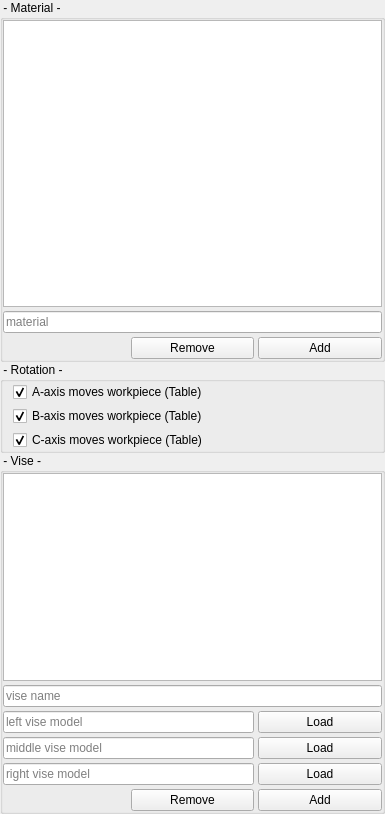
<?xml version="1.0" encoding="UTF-8"?>
<ui version="4.0">
 <class>MiscPage</class>
 <widget class="QWidget" name="MiscPage">
  <property name="geometry">
   <rect>
    <x>0</x>
    <y>0</y>
    <width>385</width>
    <height>814</height>
   </rect>
  </property>
  <layout class="QGridLayout" name="gridLayout" rowstretch="0,0,0,0,0,0,0" columnstretch="0,0">
   <property name="leftMargin">
    <number>0</number>
   </property>
   <property name="topMargin">
    <number>0</number>
   </property>
   <property name="rightMargin">
    <number>0</number>
   </property>
   <property name="bottomMargin">
    <number>0</number>
   </property>
   <property name="horizontalSpacing">
    <number>2</number>
   </property>
   <property name="verticalSpacing">
    <number>0</number>
   </property>
   <item row="6" column="0" colspan="2">
    <widget class="QGroupBox" name="gVise">
     <property name="title">
      <string> - Vise - </string>
     </property>
     <layout class="QGridLayout" name="gridLayout_2">
      <property name="leftMargin">
       <number>0</number>
      </property>
      <property name="topMargin">
       <number>0</number>
      </property>
      <property name="rightMargin">
       <number>0</number>
      </property>
      <property name="bottomMargin">
       <number>0</number>
      </property>
      <property name="spacing">
       <number>4</number>
      </property>
      <item row="4" column="0" colspan="2">
       <widget class="QLineEdit" name="rightVise">
        <property name="placeholderText">
         <string>right vise model</string>
        </property>
       </widget>
      </item>
      <item row="2" column="2">
       <widget class="QPushButton" name="pbLeftOpen">
        <property name="text">
         <string>Load</string>
        </property>
       </widget>
      </item>
      <item row="1" column="0" colspan="3">
       <widget class="QLineEdit" name="viseName">
        <property name="placeholderText">
         <string>vise name</string>
        </property>
       </widget>
      </item>
      <item row="5" column="1">
       <widget class="QPushButton" name="pbRemoveVise">
        <property name="text">
         <string>Remove</string>
        </property>
       </widget>
      </item>
      <item row="5" column="2">
       <widget class="QPushButton" name="pbAddVise">
        <property name="text">
         <string>Add</string>
        </property>
       </widget>
      </item>
      <item row="2" column="0" colspan="2">
       <widget class="QLineEdit" name="leftVise">
        <property name="readOnly">
         <bool>true</bool>
        </property>
        <property name="placeholderText">
         <string>left vise model</string>
        </property>
       </widget>
      </item>
      <item row="4" column="2">
       <widget class="QPushButton" name="pbRightOpen">
        <property name="text">
         <string>Load</string>
        </property>
       </widget>
      </item>
      <item row="3" column="0" colspan="2">
       <widget class="QLineEdit" name="middleVise">
        <property name="placeholderText">
         <string>middle vise model</string>
        </property>
       </widget>
      </item>
      <item row="3" column="2">
       <widget class="QPushButton" name="pbMidOpen">
        <property name="text">
         <string>Load</string>
        </property>
       </widget>
      </item>
      <item row="0" column="0" colspan="3">
       <widget class="QListView" name="lstVise"/>
      </item>
     </layout>
    </widget>
   </item>
   <item row="2" column="0" colspan="2">
    <widget class="QGroupBox" name="gMaterial">
     <property name="title">
      <string> - Material - </string>
     </property>
     <layout class="QGridLayout" name="gridLayout_3">
      <property name="leftMargin">
       <number>0</number>
      </property>
      <property name="topMargin">
       <number>0</number>
      </property>
      <property name="rightMargin">
       <number>0</number>
      </property>
      <property name="bottomMargin">
       <number>0</number>
      </property>
      <property name="spacing">
       <number>4</number>
      </property>
      <item row="3" column="1">
       <widget class="QPushButton" name="pbMatRemove">
        <property name="text">
         <string>Remove</string>
        </property>
       </widget>
      </item>
      <item row="2" column="0" colspan="3">
       <widget class="QLineEdit" name="material">
        <property name="placeholderText">
         <string>material</string>
        </property>
       </widget>
      </item>
      <item row="3" column="2">
       <widget class="QPushButton" name="pbMatAdd">
        <property name="text">
         <string>Add</string>
        </property>
       </widget>
      </item>
      <item row="1" column="0" colspan="3">
       <widget class="QListView" name="lstMaterial"/>
      </item>
     </layout>
    </widget>
   </item>
   <item row="4" column="0" colspan="2">
    <widget class="QGroupBox" name="gRotation">
     <property name="title">
      <string> - Rotation - </string>
     </property>
     <layout class="QGridLayout" name="gridLayout_4">
      <property name="leftMargin">
       <number>10</number>
      </property>
      <property name="topMargin">
       <number>0</number>
      </property>
      <property name="rightMargin">
       <number>0</number>
      </property>
      <property name="bottomMargin">
       <number>0</number>
      </property>
      <property name="spacing">
       <number>4</number>
      </property>
      <item row="0" column="0">
       <widget class="QCheckBox" name="cAisTable">
        <property name="text">
         <string>A-axis moves workpiece (Table)</string>
        </property>
        <property name="checked">
         <bool>true</bool>
        </property>
       </widget>
      </item>
      <item row="2" column="0">
       <widget class="QCheckBox" name="cCisTable">
        <property name="text">
         <string>C-axis moves workpiece (Table)</string>
        </property>
        <property name="checked">
         <bool>true</bool>
        </property>
       </widget>
      </item>
      <item row="1" column="0">
       <widget class="QCheckBox" name="cBisTable">
        <property name="text">
         <string>B-axis moves workpiece (Table)</string>
        </property>
        <property name="checked">
         <bool>true</bool>
        </property>
       </widget>
      </item>
     </layout>
    </widget>
   </item>
  </layout>
 </widget>
 <resources/>
 <connections/>
</ui>
